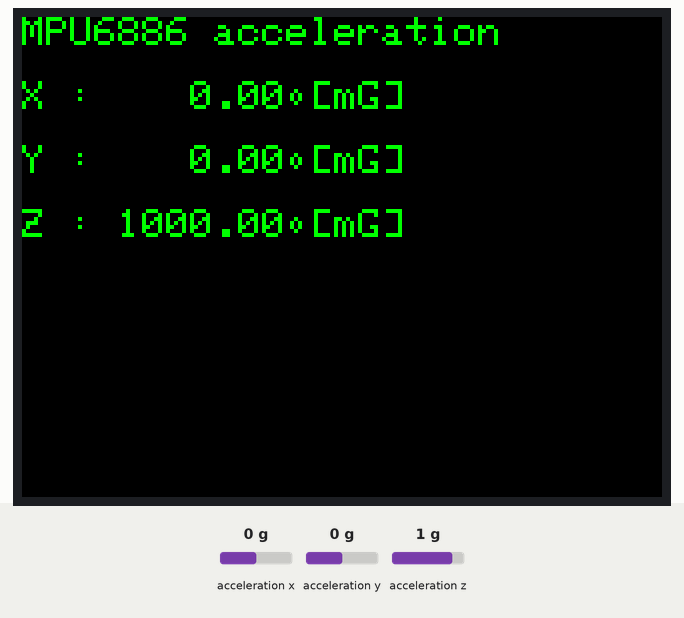
This sketch was run on a simulated ESP32. Parts: 320×240 colour display. The inputs (shaded band) are chosen by the test bench; at power-on: acceleration x 0 g, acceleration y 0 g, acceleration z 1 g.

Above: at 1.4 s.
1.5 s: acceleration x set to -1.4 g
At 2.2 s:
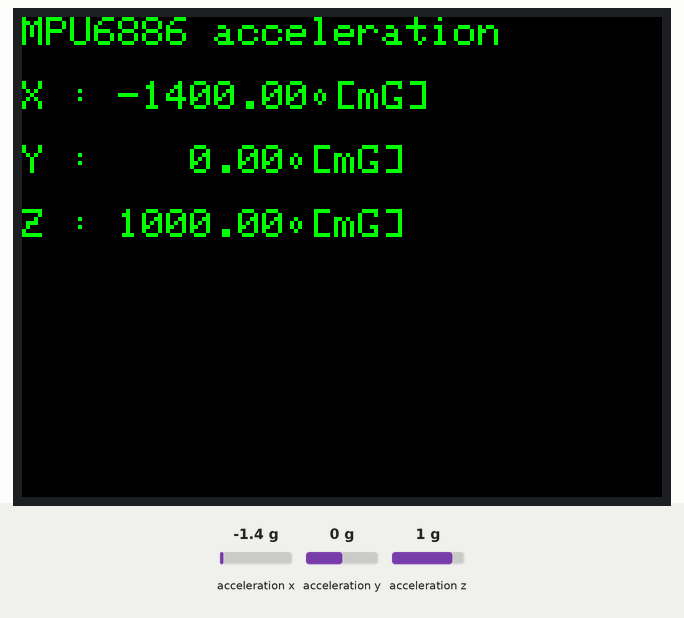
3.1 s: acceleration y set to -1.4 g
At 4.4 s:
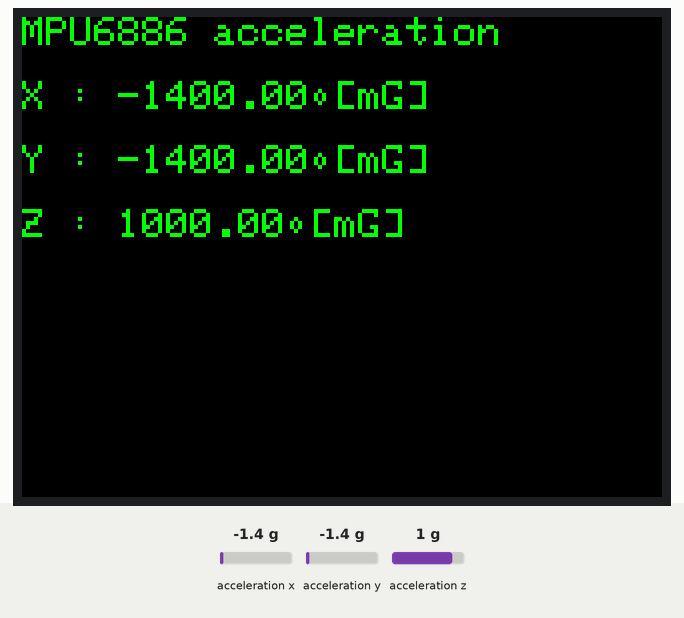
4.7 s: acceleration z set to -1.4 g
At 5.5 s:
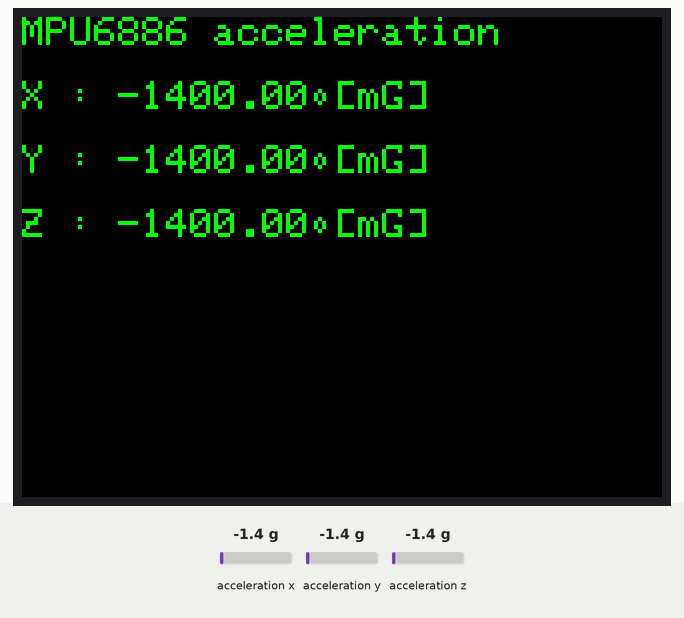
6.3 s: acceleration x set to -0.8 g
At 6.7 s:
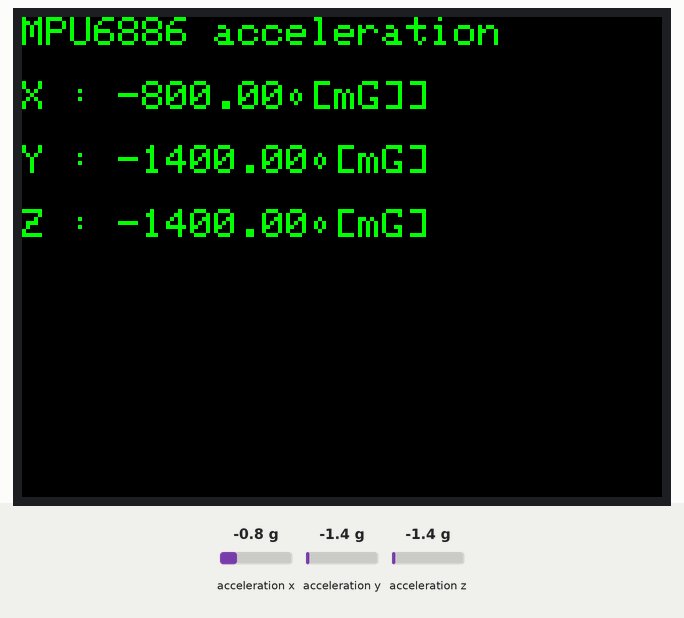
Timing chart, 0 to 8.9 s (numbered marks = the images above; inputs shaded):
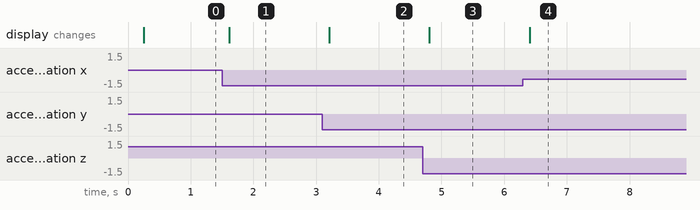

The sketch:

accel_MPU6886.ino
```cpp
// define must ahead #include <M5Stack.h>
#define M5STACK_MPU6886
#include <M5Stack.h>

void displayAccelerationData ( const float ax, const float ay, const float az ) {
    M5.Lcd.setCursor( 0, 0 );
    M5.Lcd.print( "MPU6886 acceleration" );
    M5.Lcd.setCursor( 0, 32 );
    M5.Lcd.printf( "X : %7.2f\t[mG]", 1000 * ax );
    M5.Lcd.setCursor( 0, 64 );
    M5.Lcd.printf( "Y : %7.2f\t[mG]", 1000 * ay );
    M5.Lcd.setCursor( 0, 96 );
    M5.Lcd.printf( "Z : %7.2f\t[mG]", 1000 * az );
    return;
}

// the setup routine runs once when M5Stack starts up
void setup(){
    // Initialize the M5Stack object
    M5.begin();
    /*
    Power chip connected to gpio21, gpio22, I2C device
    Set battery charging voltage and current
    If used battery, please call this function in your project
    */
    M5.Power.begin();

    M5.IMU.Init();

    M5.Lcd.fillScreen(BLACK);
    M5.Lcd.setTextColor(GREEN , BLACK);
    M5.Lcd.setTextSize(2);
}

// the loop routine runs over and over again forever
void loop() {
    // put your main code here, to run repeatedly:
    float accX = 0.0f, accY = 0.0f, accZ = 0.0f;
    M5.IMU.getAccelData(&accX,&accY,&accZ);
    displayAccelerationData ( accX, accY, accZ );
    delay(200);
}
```

Measured:
- after the input at 1.5 s, the display: changes after 0.12 s (image 1)
- after the input at 3.1 s, the display: changes after 0.11 s (image 2)
- after the input at 4.7 s, the display: changes after 0.11 s (image 3)
- after the input at 6.3 s, the display: changes after 0.11 s (image 4)
